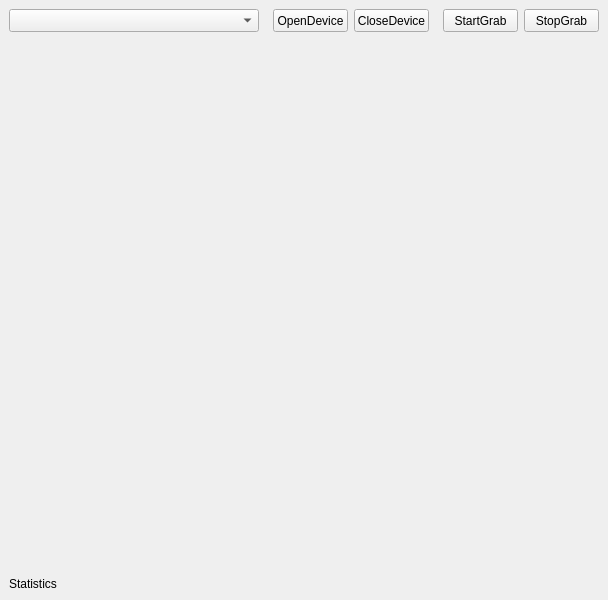
<?xml version="1.0" encoding="UTF-8"?>
<ui version="4.0">
 <class>Form</class>
 <widget class="QWidget" name="Form">
  <property name="geometry">
   <rect>
    <x>0</x>
    <y>0</y>
    <width>608</width>
    <height>600</height>
   </rect>
  </property>
  <property name="sizePolicy">
   <sizepolicy hsizetype="Fixed" vsizetype="Fixed">
    <horstretch>0</horstretch>
    <verstretch>0</verstretch>
   </sizepolicy>
  </property>
  <property name="minimumSize">
   <size>
    <width>600</width>
    <height>600</height>
   </size>
  </property>
  <property name="maximumSize">
   <size>
    <width>608</width>
    <height>600</height>
   </size>
  </property>
  <property name="windowTitle">
   <string>Form</string>
  </property>
  <layout class="QVBoxLayout" name="verticalLayout_2">
   <property name="leftMargin">
    <number>9</number>
   </property>
   <property name="topMargin">
    <number>9</number>
   </property>
   <property name="rightMargin">
    <number>9</number>
   </property>
   <property name="bottomMargin">
    <number>9</number>
   </property>
   <item>
    <layout class="QVBoxLayout" name="verticalLayout" stretch="0,1,0">
     <item>
      <layout class="QHBoxLayout" name="horizontalLayout">
       <item>
        <widget class="QComboBox" name="comboBox">
         <property name="minimumSize">
          <size>
           <width>250</width>
           <height>23</height>
          </size>
         </property>
         <property name="maximumSize">
          <size>
           <width>16777215</width>
           <height>23</height>
          </size>
         </property>
        </widget>
       </item>
       <item>
        <spacer name="horizontalSpacer_2">
         <property name="orientation">
          <enum>Qt::Horizontal</enum>
         </property>
         <property name="sizeHint" stdset="0">
          <size>
           <width>40</width>
           <height>20</height>
          </size>
         </property>
        </spacer>
       </item>
       <item>
        <widget class="QPushButton" name="pushButton_Open">
         <property name="minimumSize">
          <size>
           <width>75</width>
           <height>23</height>
          </size>
         </property>
         <property name="maximumSize">
          <size>
           <width>75</width>
           <height>23</height>
          </size>
         </property>
         <property name="text">
          <string>OpenDevice</string>
         </property>
        </widget>
       </item>
       <item>
        <widget class="QPushButton" name="pushButton_Close">
         <property name="minimumSize">
          <size>
           <width>75</width>
           <height>23</height>
          </size>
         </property>
         <property name="maximumSize">
          <size>
           <width>75</width>
           <height>23</height>
          </size>
         </property>
         <property name="text">
          <string>CloseDevice</string>
         </property>
        </widget>
       </item>
       <item>
        <spacer name="horizontalSpacer">
         <property name="orientation">
          <enum>Qt::Horizontal</enum>
         </property>
         <property name="sizeHint" stdset="0">
          <size>
           <width>40</width>
           <height>20</height>
          </size>
         </property>
        </spacer>
       </item>
       <item>
        <widget class="QPushButton" name="pushButton_Start">
         <property name="minimumSize">
          <size>
           <width>75</width>
           <height>23</height>
          </size>
         </property>
         <property name="maximumSize">
          <size>
           <width>75</width>
           <height>23</height>
          </size>
         </property>
         <property name="text">
          <string>StartGrab</string>
         </property>
        </widget>
       </item>
       <item>
        <widget class="QPushButton" name="pushButton_Stop">
         <property name="minimumSize">
          <size>
           <width>75</width>
           <height>23</height>
          </size>
         </property>
         <property name="maximumSize">
          <size>
           <width>75</width>
           <height>23</height>
          </size>
         </property>
         <property name="text">
          <string>StopGrab</string>
         </property>
        </widget>
       </item>
      </layout>
     </item>
     <item>
      <widget class="CammerWidget" name="widget" native="true"/>
     </item>
     <item>
      <widget class="QLabel" name="label_Statistic">
       <property name="text">
        <string>Statistics</string>
       </property>
      </widget>
     </item>
    </layout>
   </item>
  </layout>
 </widget>
 <customwidgets>
  <customwidget>
   <class>CammerWidget</class>
   <extends>QWidget</extends>
   <header location="global">src/CammerWidget.h</header>
   <container>1</container>
  </customwidget>
 </customwidgets>
 <resources/>
 <connections/>
</ui>
